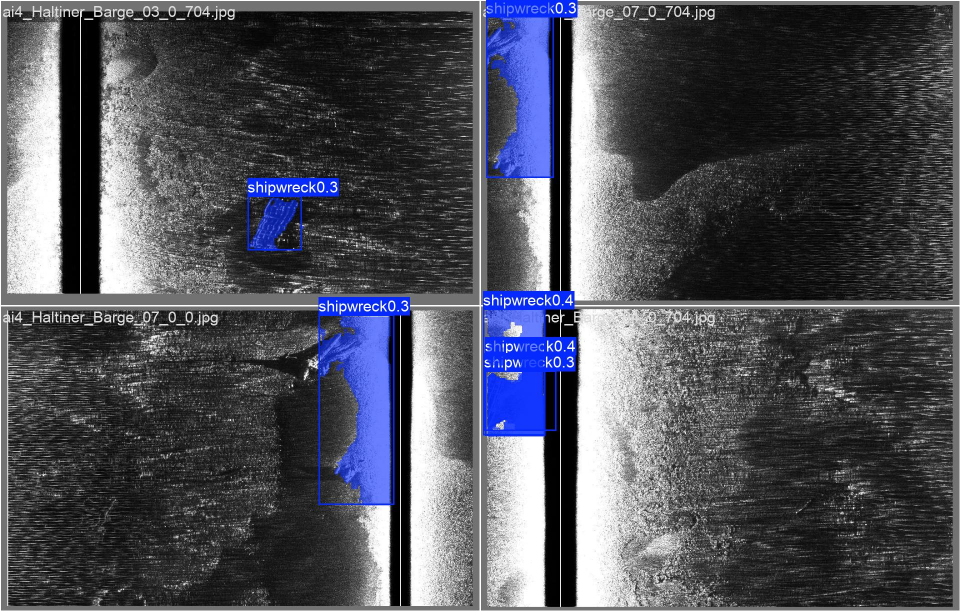
#> input picture ai/models/shipwreck_segmenter/test_eval/val_batch0_pred.jpg, 1920 x 1222 px (shown at 1/2 size)
$ python -i gain.py   (imports and definitions only)
#> lines starting #> are read from the running program, lines starting #| are printed output that depends on the picture; after the words box and inside, x2 and y2 are one past the last pixel; in counts of white or black regions, pixels touching at a corner belong together
"""Radiometric (gain) correction: make the same seabed look equally bright everywhere in the swath.

  range gain    residual time-varied gain, beam pattern and absorption make brightness depend on the range:
                each side's brightness-vs-range profile is measured in blocks of pings (robust median over the
                seabed, water column excluded) and divided out.
  ping gain     operator gain changes (both sides jump together), ping-to-ping jitter and roll (one side brighter
                than the other for a few pings): step changes are detected and removed, short-term jitter is
                taken out per side.
  stripes       interference / crosstalk from other acoustic systems: bright line bursts one or two pings thick.
                A 5-ping median along-track removes them while every real object (several pings long) survives.
"""

import warnings

import cv2
import numpy as np

from app.cleaning.dropouts import runs


# [201 lines left out: functions nanmedian, outside_water, _fill_nan, _smooth_side, range_profiles, range_normalize and 8 more, not called in this run]


def _line_kernels(length: int = 61, slopes=(-0.12, -0.08, -0.04, 0.0, 0.04, 0.08, 0.12)) -> list[np.ndarray]:
    """1-pixel-thick line kernels (mean over the line) at small slants: interference bursts drift slightly in time."""
#> called with length = 61, slopes = (-0.12, -0.08, -0.04, 0, 0.04, 0.08, 0.12)
    out = []
    for m in slopes:
        half = int(np.ceil(abs(m) * length / 2))
        k = np.zeros((2 * half + 1, length), np.float32)
        for x in range(length):
            k[half + int(round(m * (x - length // 2))), x] = 1.0 / length
        out.append(k)
    return out


_KERNELS = _line_kernels()


# [33 lines left out: functions stripe_mask, destripe, not called in this run]

>>> import cv2
>>> picture = cv2.imread('../../models/shipwreck_segmenter/test_eval/val_batch0_pred.jpg', cv2.IMREAD_GRAYSCALE)
#> picture: shape (1222, 1920); min 0, max 255, mean 80.5
>>> result = stripe_mask(picture)
#> in stripe_mask, `resid = img.astype(np.int16) - med.astype(np.int16)`:
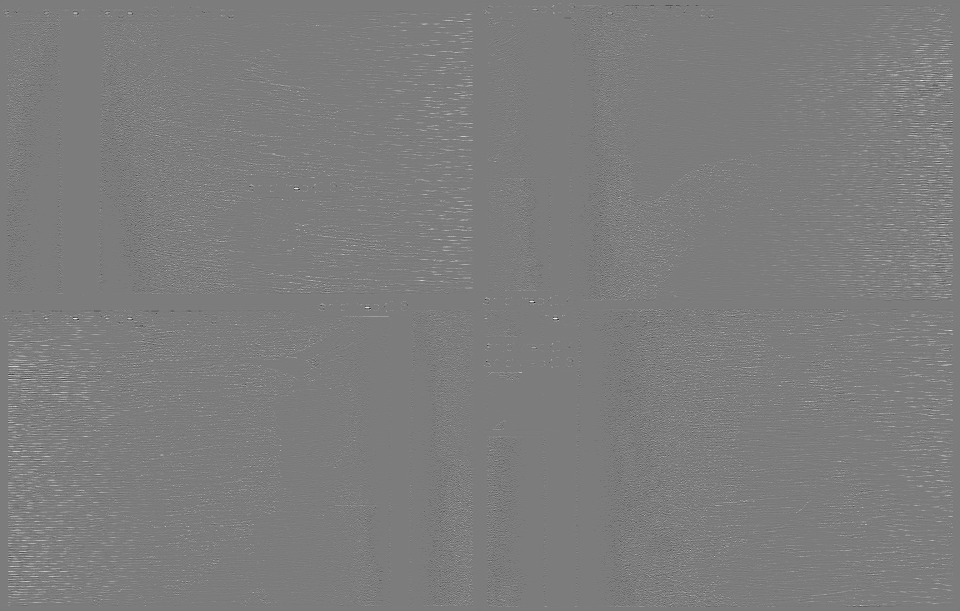
#> resid: shape (1222, 1920) int16 (shown at 1/2 size); min -226, max 237, mean 1.8; drawn with min black and max white
#> in stripe_mask, `noise = cv2.blur(np.abs(resid).astype(np.float32), (31, 9)) * 1.25`:
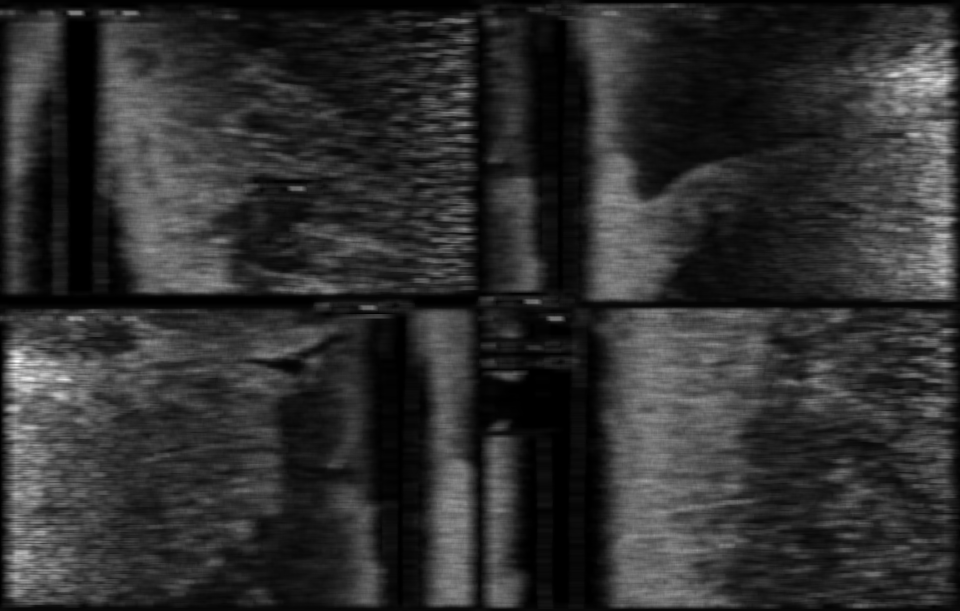
#> noise: shape (1222, 1920) float32 (shown at 1/2 size); min 0, max 72.98, mean 13.7; drawn with min black and max white
#> in stripe_mask, `cand = resid > k * noise + 6`:
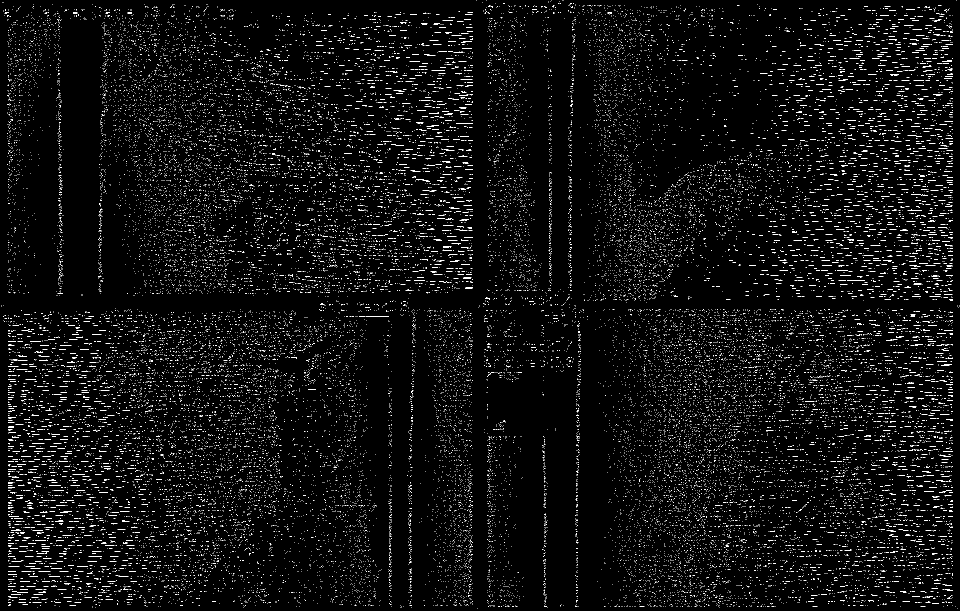
#> cand: shape (1222, 1920) bool (shown at 1/2 size); 3.4% white in thin lines or dots
#> in stripe_mask, `cand &= (cv2.blur(img, (3, 1)).astype(np.int16) - np.maximum(above, be..`:
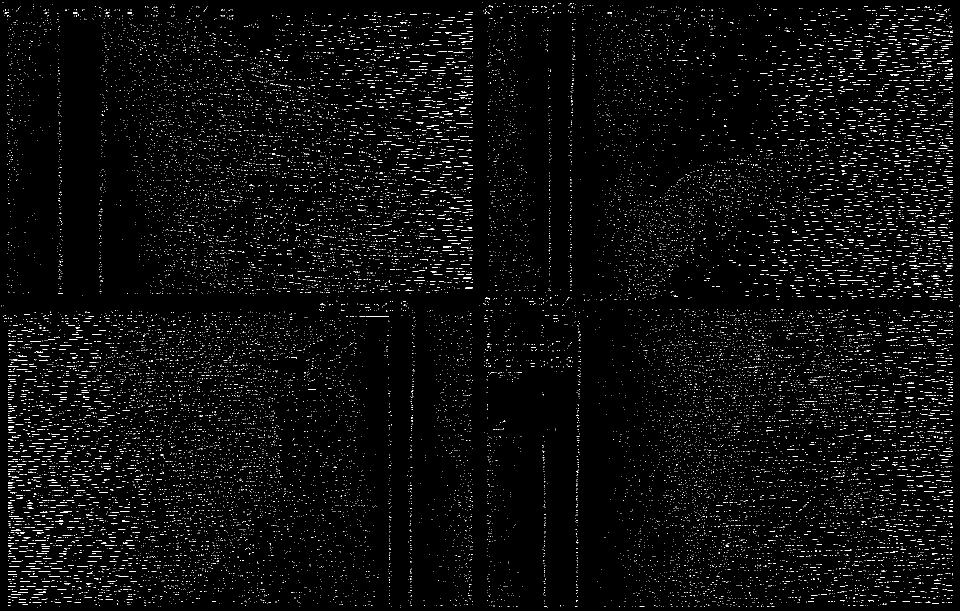
#> cand: shape (1222, 1920) bool (shown at 1/2 size); 2.6% white in thin lines or dots
#> in stripe_mask, `resp = np.max([cv2.filter2D(cand.astype(np.float32), -1, kk, borderTyp..`:
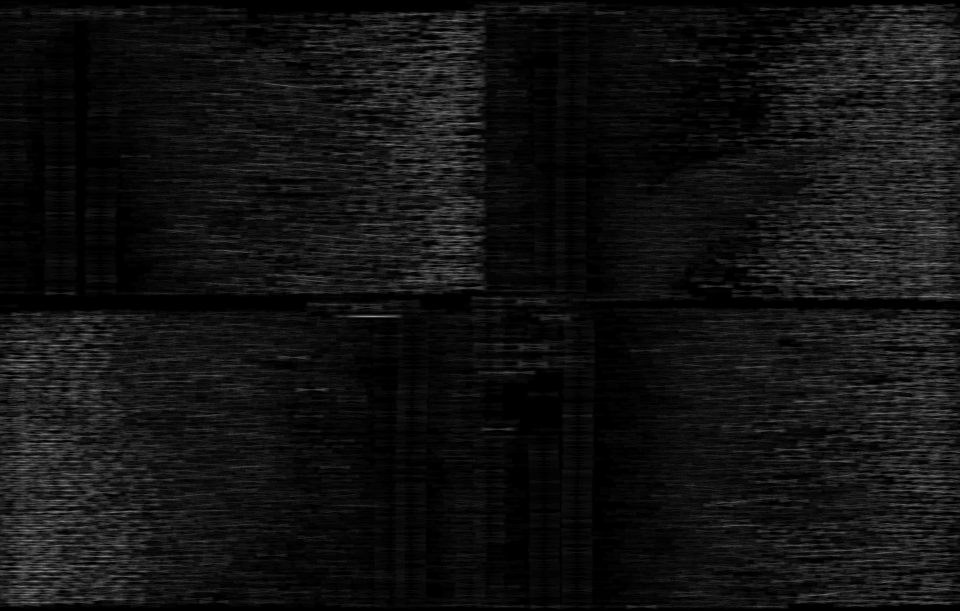
#> resp: shape (1222, 1920) float32 (shown at 1/2 size); min 0, max 0.951, mean 0.0705
#> in stripe_mask, `centre = (resp > min_density).astype(np.uint8)`:
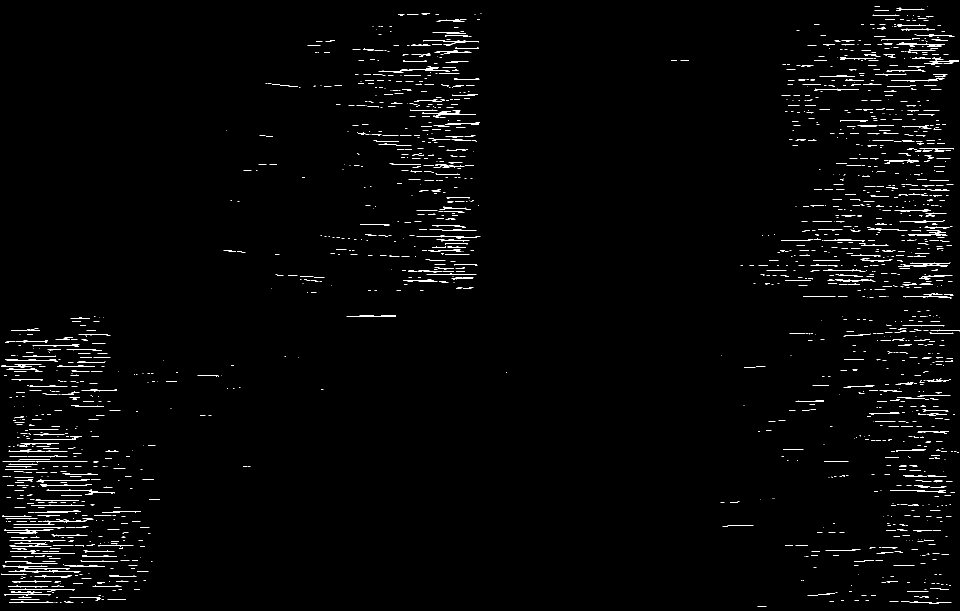
#> centre: shape (1222, 1920) (shown at 1/2 size); values 0 (black) and 1 (white), 1.6% white in thin lines or dots
#> in stripe_mask, `region = cv2.dilate(centre, np.ones((3, 61), np.uint8)) > 0`:
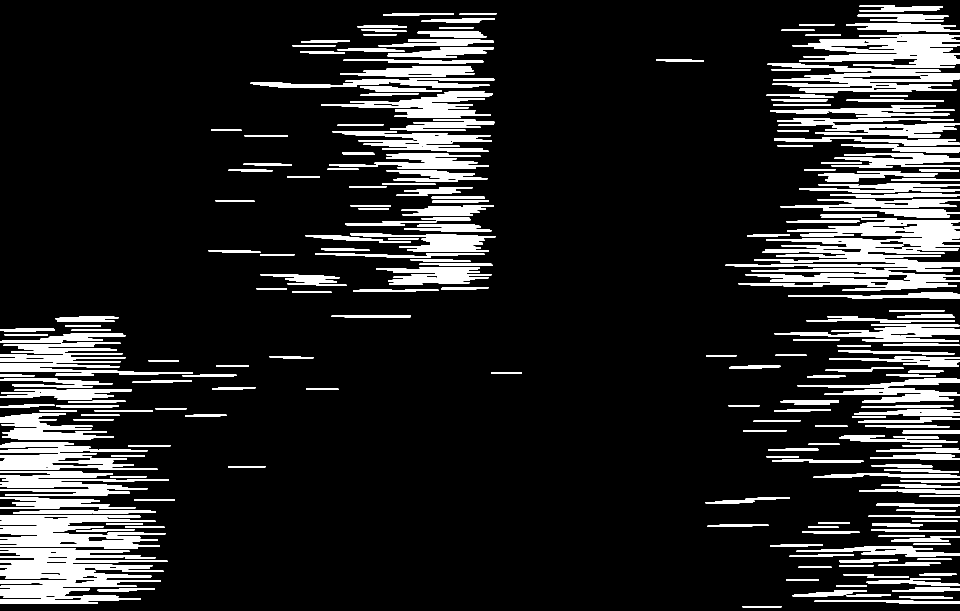
#> region: shape (1222, 1920) bool (shown at 1/2 size); 13.7% white; 305 white regions, largest, box (x1, y1, x2, y2) and area: (1585, 68, 1920, 130) 11646, (1491, 537, 1920, 582) 9004, (0, 1160, 322, 1207) 8514

$ run again, on ai/models/shipwreck_segmenter/test_eval/val_batch1_pred.jpg
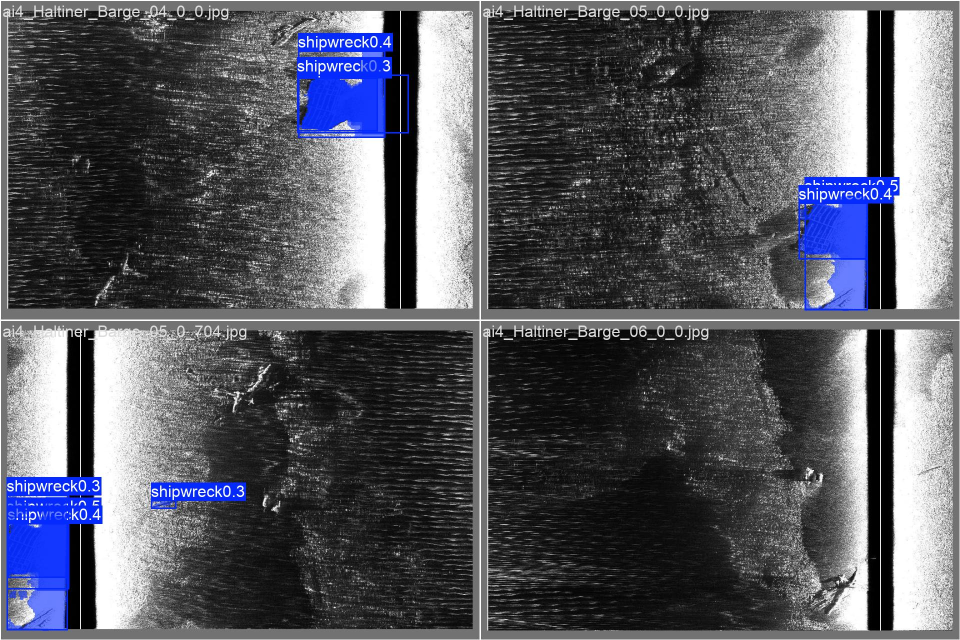
#> input picture ai/models/shipwreck_segmenter/test_eval/val_batch1_pred.jpg, 1920 x 1280 px (shown at 1/2 size)
#> in stripe_mask, `cand &= (cv2.blur(img, (3, 1)).astype(np.int16) - np.maximum(above, be..`:
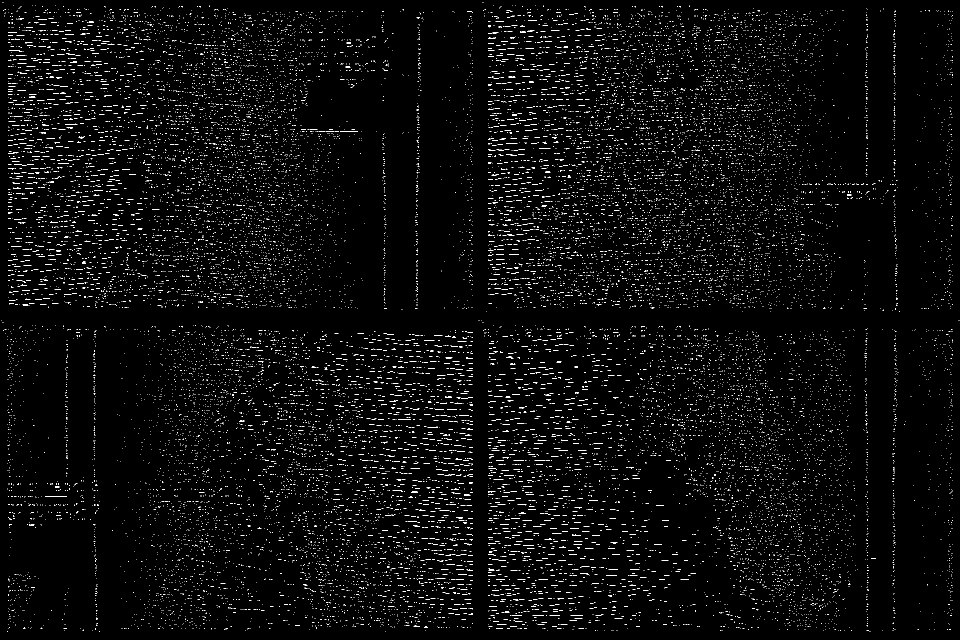
#> cand: shape (1280, 1920) bool (shown at 1/2 size); 2.5% white in thin lines or dots
#> centre: shape (1280, 1920); values 0 (black) and 1 (white), 1.3% white in thin lines or dots, all inside (x1, y1, x2, y2) = (5, 25, 1652, 1258)
#> in stripe_mask, `region = cv2.dilate(centre, np.ones((3, 61), np.uint8)) > 0`:
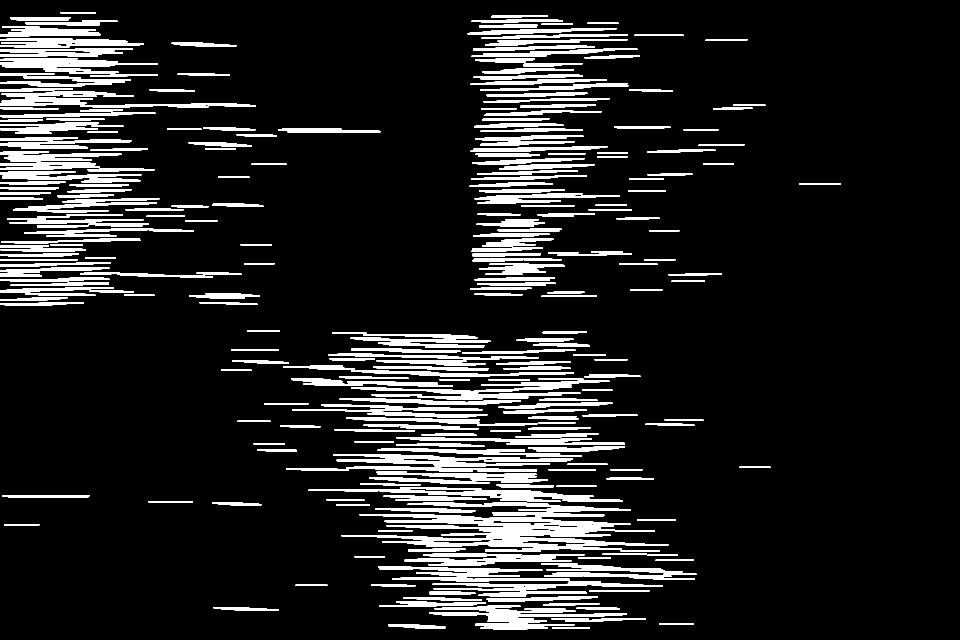
#> region: shape (1280, 1920) bool (shown at 1/2 size); 11.6% white; 309 white regions, largest, box (x1, y1, x2, y2) and area: (683, 1028, 1337, 1099) 18552, (702, 773, 1161, 799) 5051, (617, 974, 1187, 998) 4782

$ run again, on ai/models/shipwreck_segmenter/test_eval/val_batch2_pred.jpg
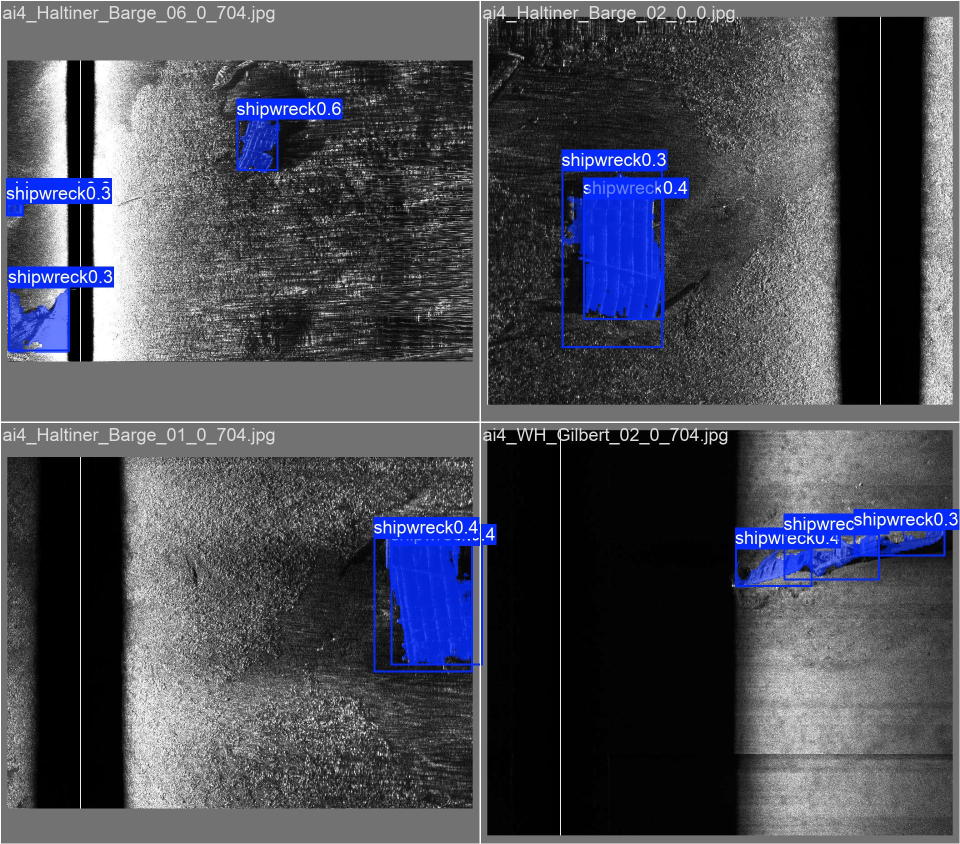
#> input picture ai/models/shipwreck_segmenter/test_eval/val_batch2_pred.jpg, 1920 x 1688 px (shown at 1/2 size)
#> in stripe_mask, `cand &= (cv2.blur(img, (3, 1)).astype(np.int16) - np.maximum(above, be..`:
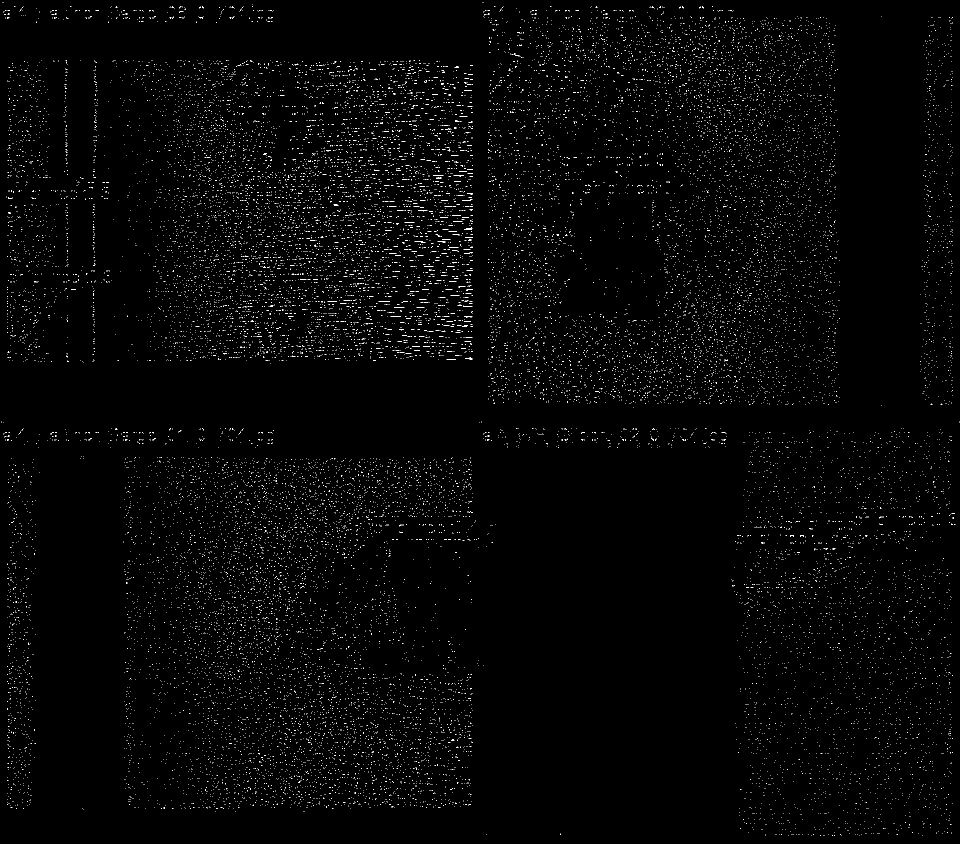
#> cand: shape (1688, 1920) bool (shown at 1/2 size); 1.3% white in thin lines or dots
#> centre: shape (1688, 1920); values 0 (black) and 1 (white), 0.14% white in thin lines or dots, all inside (x1, y1, x2, y2) = (185, 129, 1659, 1098)
#> in stripe_mask, `region = cv2.dilate(centre, np.ones((3, 61), np.uint8)) > 0`:
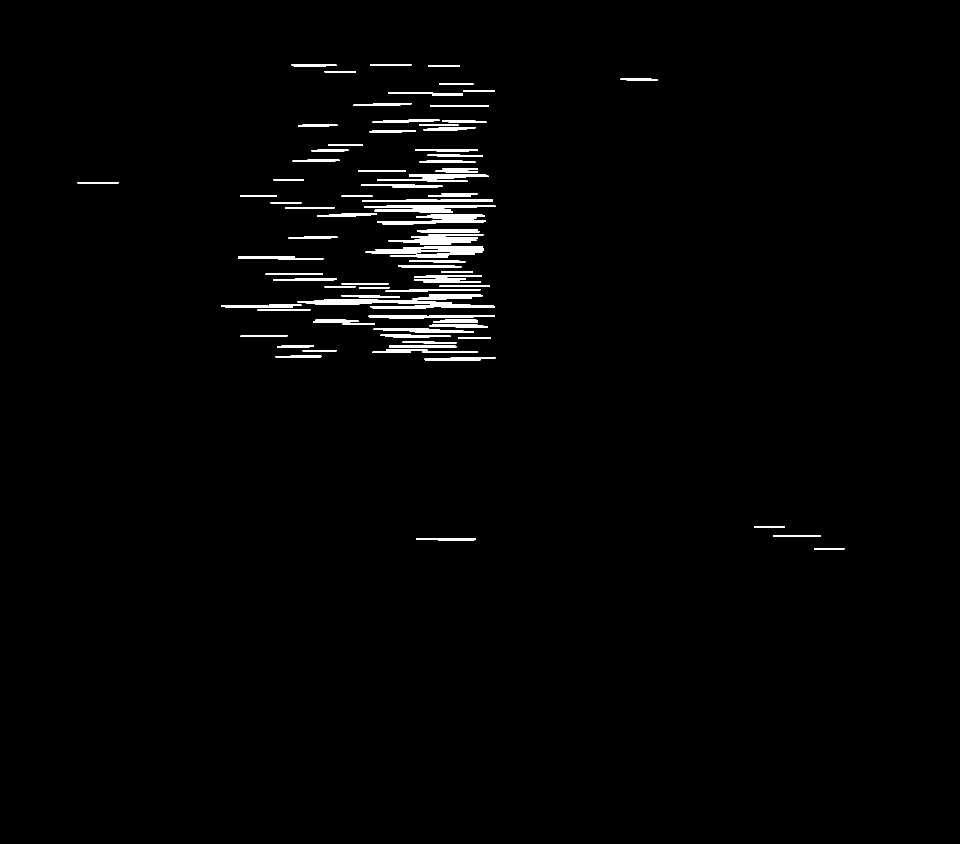
#> region: shape (1688, 1920) bool (shown at 1/2 size); 1.5% white; 86 white regions, largest, box (x1, y1, x2, y2) and area: (731, 492, 968, 515) 3145, (595, 598, 904, 610) 2201, (777, 472, 956, 490) 1850
